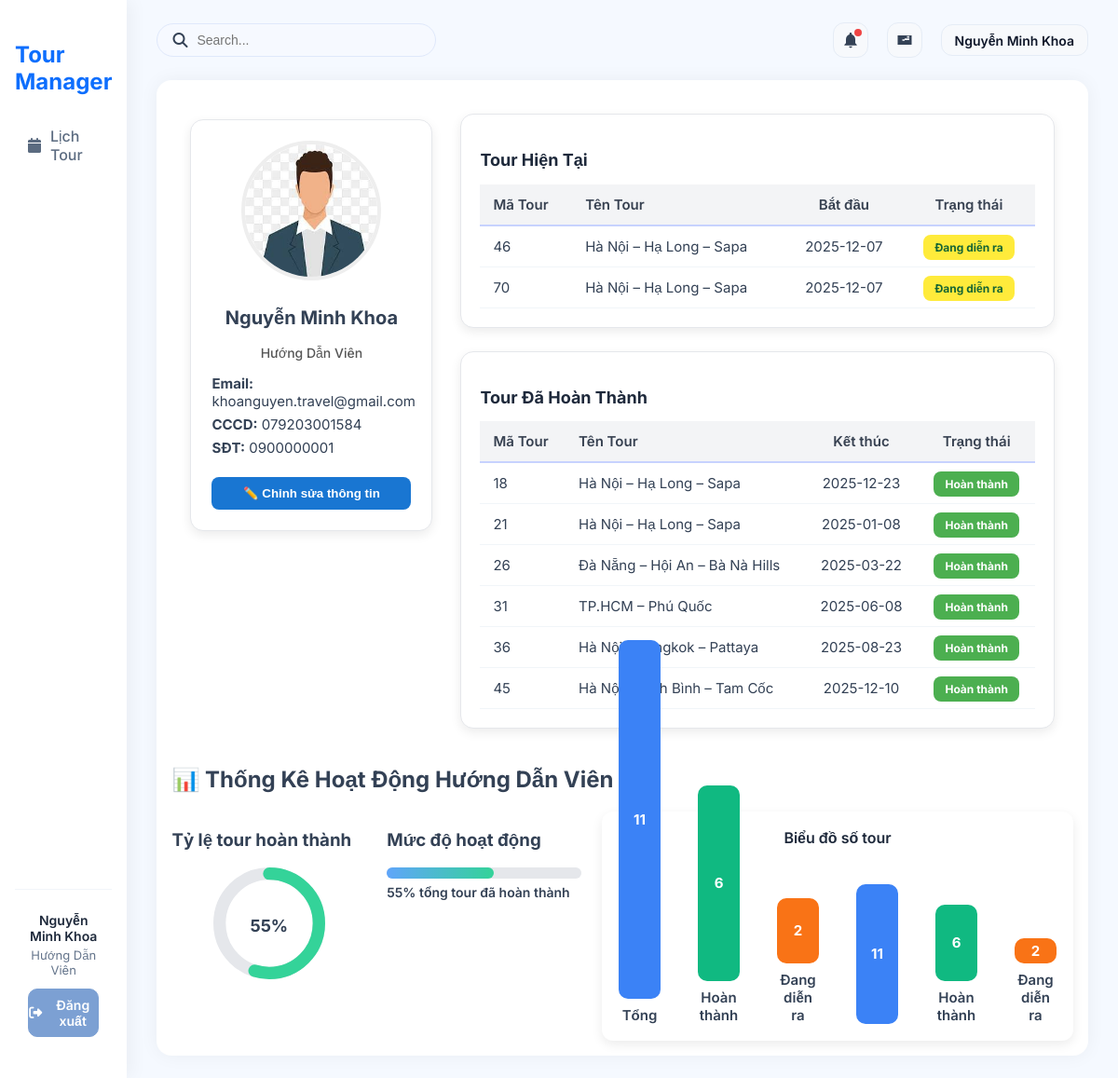
The app's page /?action=profile-info (signed in) with its own data.
### tables this page shows
CREATE TABLE `guides` (
  `guide_id` int NOT NULL,
  `user_id` int DEFAULT NULL,
  `experience_years` int DEFAULT '0',
  `specialization` varchar(255) DEFAULT NULL,
  `avatar` varchar(255) DEFAULT NULL,
  `note` text,
  `cccd` varchar(20) DEFAULT NULL
);

CREATE TABLE `users` (
  `user_id` int NOT NULL,
  `username` varchar(50) NOT NULL,
  `password` varchar(255) NOT NULL,
  `role` enum('admin','guide') NOT NULL DEFAULT 'guide',
  `name` varchar(100) DEFAULT NULL,
  `email` varchar(100) DEFAULT NULL,
  `phone` varchar(20) DEFAULT NULL
);

CREATE TABLE `bookings` (
  `booking_id` int NOT NULL,
  `tour_id` int DEFAULT NULL,
  `guide_id` int DEFAULT NULL,
  `hotel_id` int DEFAULT NULL,
  `vehicle_id` int DEFAULT NULL,
  `status` enum('sap_dien_ra','dang_dien_ra','cho_xac_nhan_ket_thuc','da_hoan_thanh','da_huy') NOT NULL DEFAULT 'sap_dien_ra',
  `report` text,
  `created_at` timestamp NULL DEFAULT CURRENT_TIMESTAMP,
  `start_date` date DEFAULT NULL,
  `end_date` date DEFAULT NULL,
  `total_price` decimal(12,2) NOT NULL DEFAULT '0.00',
  `note` text NOT NULL
);

CREATE TABLE `tours` (
  `tour_id` int NOT NULL,
  `tour_name` varchar(150) NOT NULL,
  `description` text,
  `price_adult` int NOT NULL DEFAULT '0',
  `price_child` int NOT NULL DEFAULT '0',
  `days` int NOT NULL DEFAULT '1',
  `category_id` int DEFAULT NULL,
  `tour_images` varchar(255) DEFAULT NULL
);

### controllers/ProfileController.php (called while the page is built, shortened)
<?php
class ProfileController
{
    private $UsersQuery;
    private $BookingQuery;
    public function __construct()
    {
        $this->UsersQuery   = new UsersQuery();
        $this->BookingQuery = new BookingQuery();
    }
    public function profileInfo()
    {
        $user_id = $_SESSION['user']['id'];
        $user  = $this->UsersQuery->findUser($user_id);
        $guide = $this->UsersQuery->getGuideByUserId($user_id);
        $guide_id = $guide['guide_id'] ?? null;
        $ongoingTours    = $this->UsersQuery->getGuideTours($user_id, 'dang_dien_ra');
        $completedTours  = $this->UsersQuery->getGuideTours($user_id, 'da_hoan_thanh');
        $totalTours      = $guide_id ? $this->BookingQuery->countToursByGuide($guide_id) : 0;
        $finishedTours   = $guide_id ? $this->BookingQuery->countFinishedToursByGuide($guide_id) : 0;
        $runningTours    = $guide_id ? $this->BookingQuery->countRunningToursByGuide($guide_id) : 0;
        require './views/Profile/Profile.php';
    }
}

### routes/index.php (called while the page is built)
<?php
$action = $_GET['action'] ?? '/';
match ($action) {
    '/' => (new AuthController)->home(),
    'admin' => require './views/admin.php',
    'login' => (new AuthController)->login(),
    'logout' => (new AuthController)->logout(),
    'admin-listTours' => require './views/admin.php',
    'admin-createTours' => require './views/admin.php',
    'admin-updateTours' => require './views/admin.php',
    'admin-listUsers' => require './views/admin.php',
    'admin-createUsers' => require './views/admin.php',
    'admin-updateUsers' => require './views/admin.php',
    'admin-listCategory' => require './views/admin.php',
    'admin-createCategory' => require './views/admin.php',
    'admin-updateCategory' => require './views/admin.php',
    'admin-listCustomer' => require './views/admin.php',
    'admin-createCustomer' => require './views/admin.php',
    'admin-updateCustomer' => require './views/admin.php',
    'admin-listDiscount' => require './views/admin.php',
    'admin-createDiscount' => require './views/admin.php',
    'admin-updateDiscount' => require './views/admin.php',
    'admin-listGuide' => require './views/admin.php',
    'admin-createGuide' => require './views/admin.php',
    'admin-updateGuide' => require './views/admin.php',
    'admin-listTourGuide' => require './views/admin.php',
    'admin-createTourGuide' => require './views/admin.php',
    'admin-updateTourGuide' => require './views/admin.php',
    'admin-listHotel' => require './views/admin.php',
    'admin-createHotel' => require './views/admin.php',
    'admin-updateHotel' => require './views/admin.php',
    'admin-listVehicles' => require './views/admin.php',
    'admin-createVehicles' => require './views/admin.php',
    'admin-updateVehicles' => require './views/admin.php',
    'admin-listReport' => require './views/admin.php',
    'admin-createReport' => require './views/admin.php',
    'admin-updateReport' => require './views/admin.php',
    default => require './views/admin.php',
};

### index.php (called while the page is built, shortened)
<?php
spl_autoload_register(function ($class) {
    $fileName = "$class.php";
    $fileModel              = PATH_MODEL . $fileName;
});
require_once './routes/index.php';

### models/BaseModel.php (called while the page is built, shortened)
<?php
class BaseModel
{
    public function __construct()
    {
        $dsn = sprintf('mysql:host=%s;port=%s;dbname=%s;charset=utf8', DB_HOST, DB_PORT, DB_NAME);
        try {
            $this->pdo = new PDO($dsn, DB_USERNAME, DB_PASSWORD, DB_OPTIONS);
        } catch (PDOException $e) {
            die("Kết nối cơ sở dữ liệu thất bại: {$e->getMessage()}. Vui lòng thử lại sau.");
        }
    }
}

### models/UsersQuery.php (called while the page is built, shortened)
<?php
class UsersQuery extends BaseModel
{
    public function findUser($id)
    {
        $sql = "SELECT * FROM users WHERE user_id = :id";
        $stmt = $this->pdo->prepare($sql);
        $stmt->bindParam(':id', $id);
        $stmt->execute();
        return $stmt->fetch(PDO::FETCH_ASSOC);
    }
   public function getGuideByUserId($uid)
{
    $sql = "SELECT * FROM guides WHERE user_id = :uid";
    $stm = $this->pdo->prepare($sql);
    $stm->execute([':uid' => $uid]);
    return $stm->fetch(PDO::FETCH_ASSOC);
}
public function getGuideTours($user_id, $status = null)
{
    $sql = "
        SELECT
            b.*, t.tour_name
        FROM bookings b
        JOIN tours t ON b.tour_id = t.tour_id
        JOIN guides g ON b.guide_id = g.guide_id
        WHERE g.user_id = :uid
    ";
    if ($status !== null) {
        $sql .= " AND b.status = :status ";
    }
    $stm = $this->pdo->prepare($sql);
    $stm->bindParam(':uid', $user_id);
    if ($status !== null) {
        $stm->bindParam(':status', $status);
    }
    $stm->execute();
    return $stm->fetchAll(PDO::FETCH_ASSOC);
}
}
?>

### models/BookingQuery.php (called while the page is built, shortened)
<?php
class BookingQuery extends BaseModel
{
    public function countToursByGuide($guide_id)
    {
        $sql = "SELECT COUNT(*) FROM bookings WHERE guide_id = ?";
        $stm = $this->pdo->prepare($sql);
        $stm->execute([$guide_id]);
        return $stm->fetchColumn();
    }
    public function countFinishedToursByGuide($guide_id)
    {
        $sql = "SELECT COUNT(*) FROM bookings WHERE guide_id = ? AND status = 'da_hoan_thanh'";
        $stm = $this->pdo->prepare($sql);
        $stm->execute([$guide_id]);
        return $stm->fetchColumn();
    }
    public function countRunningToursByGuide($guide_id)
    {
        $sql = "SELECT COUNT(*) FROM bookings WHERE guide_id = ? AND status = 'dang_dien_ra'";
        $stm = $this->pdo->prepare($sql);
        $stm->execute([$guide_id]);
        return $stm->fetchColumn();
    }
}
?>

### views/Profile/Profile.php (the view, shortened to what this page needs)
<div class="profile-container">
    <div class="profile-left">
        <img src="<?= BASE_ASSETS_UPLOADS . ($guide['avatar'] ?? 'default.png') ?>">
        <h2><?= $user['name'] ?></h2>
        <p class="role"><?= $user['role'] == 'guide' ? 'Hướng Dẫn Viên' : 'Quản trị viên' ?></p>
        <div class="info-block">
            <p><strong>Email:</strong> <?= $user['email'] ?></p>
            <p><strong>CCCD:</strong> <?= $guide['cccd'] ?></p>
            <p><strong>SĐT:</strong> <?= $user['phone'] ?></p>
        </div>
        <button class="btn-edit" onclick="openEdit()">✏️ Chỉnh sửa thông tin</button>
    </div>
    <div class="profile-right">
        <div class="profile-card">
            <h3>Tour Hiện Tại</h3>
            <?php if (!empty($ongoingTours)) { ?>
            <table class="tour-table">
                <tr>
                    <th>Mã Tour</th>
                    <th>Tên Tour</th>
                    <th>Bắt đầu</th>
                    <th>Trạng thái</th>
                </tr>
                <?php foreach ($ongoingTours as $t) { ?>
                <tr>
                    <td><?= $t['booking_id'] ?></td>
                    <td><?= $t['tour_name'] ?></td>
                    <td><?= $t['start_date'] ?></td>
                    <td><span class="badge-status status-processing">Đang diễn ra</span></td>
                </tr>
                <?php } ?>
            </table>
            <?php } else { ?>
            <p class="empty">Không có tour nào.</p>
            <?php } ?>
        </div>
        <div class="profile-card">
            <h3>Tour Đã Hoàn Thành</h3>
            <?php if (!empty($completedTours)) { ?>
            <table class="tour-table">
                <tr>
                    <th>Mã Tour</th>
                    <th>Tên Tour</th>
                    <th>Kết thúc</th>
                    <th>Trạng thái</th>
                </tr>
                <?php foreach ($completedTours as $t) { ?>
                <tr>
                    <td><?= $t['booking_id'] ?></td>
                    <td><?= $t['tour_name'] ?></td>
                    <td><?= $t['end_date'] ?></td>
                    <td><span class="badge-status status-done">Hoàn thành</span></td>
                </tr>
                <?php } ?>
            </table>
            <?php } else { ?>
            <p class="empty">Chưa có tour hoàn thành.</p>
            <?php } ?>
        </div>
    </div>
</div>
<div class="stats-wrapper">
    <h2 class="stats-title">📊 Thống Kê Hoạt Động Hướng Dẫn Viên</h2>
    <div class="stats-grid">
        <div class="card donut-box">
            <h3>Tỷ lệ tour hoàn thành</h3>
            <?php $percent = $totalTours > 0 ? round(($finishedTours / $totalTours) * 100) : 0; ?>
            <div class="donut">
                <svg viewBox="0 0 36 36">
                    <path class="bg" d="M18 2 a 16 16 0 0 1 0 32 a 16 16 0 0 1 0 -32" />
                    <path class="meter" stroke-dasharray="<?= $percent ?>, 100"
                        d="M18 2 a 16 16 0 0 1 0 32 a 16 16 0 0 1 0 -32" />
                </svg>
                <div class="donut-text"><?= $percent ?>%</div>
            </div>
        </div>
        <div class="card heat-box">
            <h3>Mức độ hoạt động</h3>
            <div class="heat-bar">
                <div class="heat-fill" style="width: <?= $percent ?>%"></div>
            </div>
            <p class="heat-label"><?= $percent ?>% tổng tour đã hoàn thành</p>
        </div>
<?php
$maxValue = max($totalTours, $finishedTours, $runningTours);
$maxHeight = 150;
?>
        <div class="stats-box">
            <div class="stats-label">Biểu đồ số tour</div>
            <div class="bar-chart">
                <div class="bar-item">
                    <div class="bar bar-blue" style="height: <?= $totalTours * 35 ?>px;">
                        <?= $totalTours ?>
                    </div>
                    <label>Tổng</label>
                </div>
                <div class="bar-item">
                    <div class="bar bar-green" style="height: <?= $finishedTours * 35 ?>px;">
                        <?= $finishedTours ?>
                    </div>
                    <label>Hoàn thành</label>
                </div>
                <div class="bar-item">
                    <div class="bar bar-orange" style="height: <?= $runningTours * 35 ?>px;">
                        <?= $runningTours ?>
                    </div>
                    <label>Đang diễn ra</label>
                </div>
<div class="bar-chart">
    <div class="bar-item">
        <div class="bar bar-blue"
             style="height: <?= ($totalTours / $maxValue) * $maxHeight ?>px;">
            <?= $totalTours ?>
            </div>
        </div>
    <div class="bar-item">
        <div class="bar bar-green"
             style="height: <?= ($finishedTours / $maxValue) * $maxHeight ?>px;">
            <?= $finishedTours ?>
        </div>
        <label>Hoàn thành</label>
    </div>
    <div class="bar-item">
        <div class="bar bar-orange"
             style="height: <?= ($runningTours / $maxValue) * $maxHeight ?>px;">
            <?= $runningTours ?>
        </div>
        <label>Đang diễn ra</label>
    </div>

### records on screen
guides: avatar (picture), cccd "079203001584"
users: name "Nguyễn Minh Khoa", email "khoanguyen.travel@gmail.com", phone "0900000001"
bookings: booking_id "46", tour.tour_name "Hà Nội – Hạ Long – Sapa", start_date "2025-12-07"
bookings: booking_id "70", tour.tour_name "Hà Nội – Hạ Long – Sapa", start_date "2025-12-07"
bookings: booking_id "18", tour.tour_name "Hà Nội – Hạ Long – Sapa", end_date "2025-12-23"
bookings: booking_id "21", tour.tour_name "Hà Nội – Hạ Long – Sapa", end_date "2025-01-08"
bookings: booking_id "26", tour.tour_name "Đà Nẵng – Hội An – Bà Nà Hills", end_date "2025-03-22"
bookings: booking_id "31", tour.tour_name "TP.HCM – Phú Quốc", end_date "2025-06-08"
bookings: booking_id "36", tour.tour_name "Hà Nội – Bangkok – Pattaya", end_date "2025-08-23"
bookings: booking_id "45", tour.tour_name "Hà Nội – Ninh Bình – Tam Cốc", end_date "2025-12-10"

### other values on screen
$user['name'] "Nguyễn Minh Khoa"
$percent "55"
$totalTours "11"
$finishedTours "6"
$runningTours "2"
